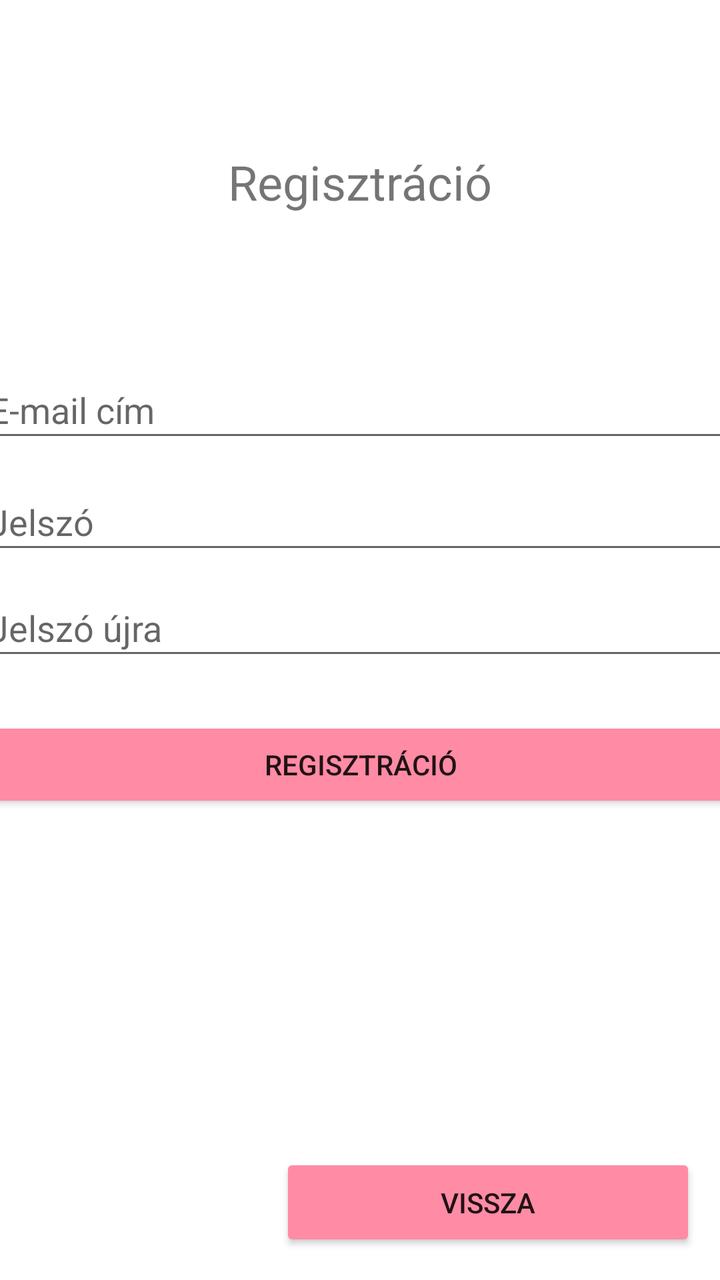
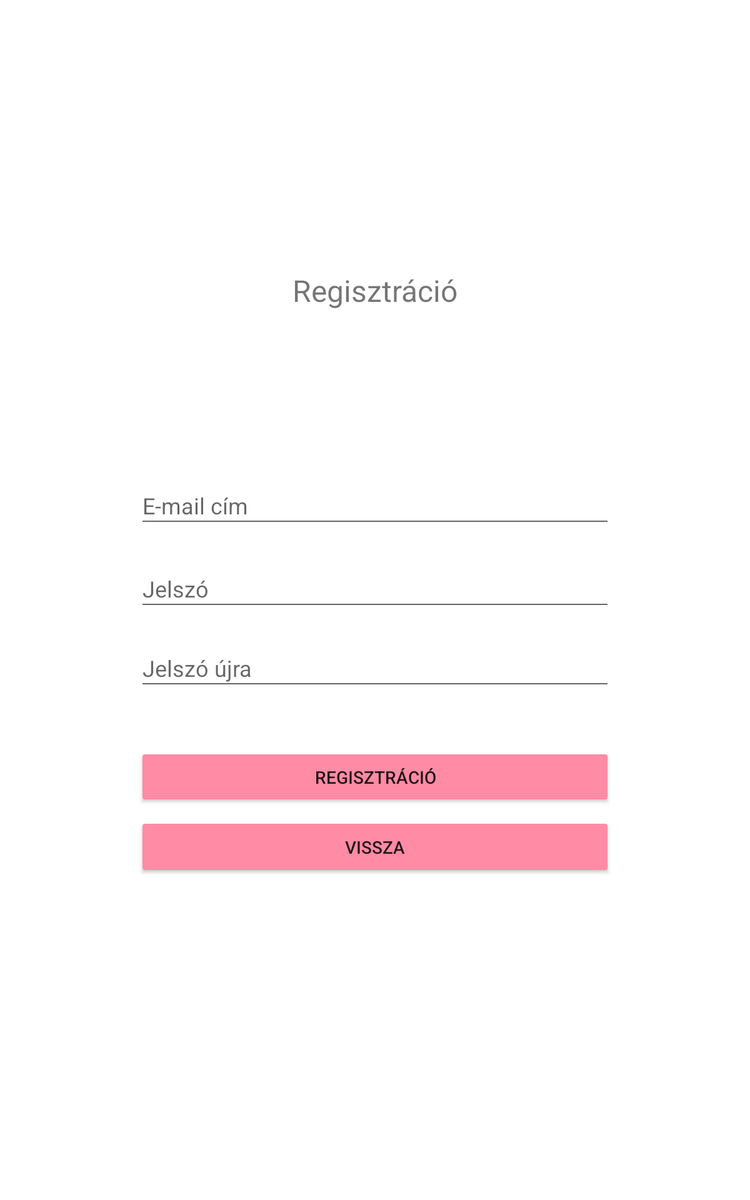

Two renders of one Android screen. The first uses the default layout on a phone; the second uses the alternative layout the repository ships for a different screen configuration, on a matching device. The two XML files are below.
<!-- AndroidManifest.xml: application theme Theme.WeddingApp -->
<!-- res/layout/activity_register.xml -->
<?xml version="1.0" encoding="utf-8"?>
<androidx.constraintlayout.widget.ConstraintLayout xmlns:android="http://schemas.android.com/apk/res/android"
    xmlns:app="http://schemas.android.com/apk/res-auto"
    xmlns:tools="http://schemas.android.com/tools"
    android:layout_width="match_parent"
    android:layout_height="match_parent"
    tools:context=".activity.RegisterActivity">

    <TextView
        android:id="@+id/textView"
        android:layout_width="wrap_content"
        android:layout_height="wrap_content"
        android:text="@string/register_text"
        android:textSize="24sp"
        app:layout_constraintBottom_toBottomOf="parent"
        app:layout_constraintEnd_toEndOf="parent"
        app:layout_constraintStart_toStartOf="parent"
        app:layout_constraintTop_toTopOf="parent"
        app:layout_constraintVertical_bias="0.123" />

    <EditText
        android:id="@+id/input_email"
        android:layout_width="@dimen/login_elements_width"
        android:layout_height="45dp"
        android:ems="10"
        android:hint="@string/email_text"
        android:inputType="textEmailAddress"
        app:layout_constraintBottom_toBottomOf="parent"
        app:layout_constraintEnd_toEndOf="parent"
        app:layout_constraintStart_toStartOf="parent"
        app:layout_constraintTop_toTopOf="parent"
        app:layout_constraintVertical_bias="0.304"
        android:importantForAutofill="no" />

    <EditText
        android:id="@+id/input_password"
        android:layout_width="@dimen/login_elements_width"
        android:layout_height="45dp"
        android:layout_marginBottom="150dp"
        android:ems="10"
        android:hint="@string/password_text"
        android:inputType="textPassword"
        app:layout_constraintBottom_toBottomOf="parent"
        app:layout_constraintEnd_toEndOf="parent"
        app:layout_constraintStart_toStartOf="parent"
        app:layout_constraintTop_toBottomOf="@+id/input_email"
        app:layout_constraintVertical_bias="@dimen/register_input_bias"
        android:importantForAutofill="no" />

    <EditText
        android:id="@+id/input_password_again"
        android:layout_width="@dimen/login_elements_width"
        android:layout_height="45dp"
        android:layout_marginBottom="150dp"
        android:ems="10"
        android:hint="@string/password_again_text"
        android:inputType="textPassword"
        app:layout_constraintBottom_toBottomOf="parent"
        app:layout_constraintEnd_toEndOf="parent"
        app:layout_constraintStart_toStartOf="parent"
        app:layout_constraintTop_toBottomOf="@+id/input_password"
        app:layout_constraintVertical_bias="@dimen/register_input_bias"
        android:importantForAutofill="no" />

    <Button
        android:id="@+id/button_register"
        android:layout_width="@dimen/login_elements_width"
        android:layout_height="wrap_content"
        android:backgroundTint="@color/primary"
        android:text="@string/register_text"
        android:onClick="register"
        app:layout_constraintBottom_toBottomOf="parent"
        app:layout_constraintEnd_toEndOf="parent"
        app:layout_constraintStart_toStartOf="parent"
        app:layout_constraintTop_toBottomOf="@+id/input_password_again"
        app:layout_constraintVertical_bias="0.091"
        tools:ignore="UsingOnClickInXml" />

    <Button
        android:id="@+id/button_back"
        android:layout_width="208dp"
        android:layout_height="49dp"
        android:backgroundTint="@color/primary"
        android:onClick="back"
        android:text="@string/back_text"
        app:layout_constraintBottom_toBottomOf="parent"
        app:layout_constraintEnd_toEndOf="parent"
        app:layout_constraintHorizontal_bias="0.921"
        app:layout_constraintStart_toStartOf="parent"
        app:layout_constraintTop_toTopOf="parent"
        app:layout_constraintVertical_bias="0.976"
        tools:ignore="UsingOnClickInXml" />

</androidx.constraintlayout.widget.ConstraintLayout>
<!-- resources referenced by this layout -->
<resources>
  <color name="primary">#ff8ba5</color>
  <dimen name="login_elements_width">380dp</dimen>
  <item name="register_input_bias" type="dimen" format="float">0.05</item>
  <string name="back_text">Vissza</string>
  <string name="email_text">E-mail cím</string>
  <string name="password_again_text">Jelszó újra</string>
  <string name="password_text">Jelszó</string>
  <string name="register_text">Regisztráció</string>
  <style name="Theme.WeddingApp" parent="Theme.MaterialComponents.DayNight.NoActionBar">
          <item name="android:statusBarColor">@color/background_white</item>
      </style>
  <color name="background_white">#f2f3f7</color>
</resources>
<!-- res/layout-sw600dp/activity_register.xml (the author's variant of the layout above) -->
<!-- drawn on a 7-inch tablet held upright -->
<?xml version="1.0" encoding="utf-8"?>
<androidx.constraintlayout.widget.ConstraintLayout xmlns:android="http://schemas.android.com/apk/res/android"
    xmlns:app="http://schemas.android.com/apk/res-auto"
    xmlns:tools="http://schemas.android.com/tools"
    android:layout_width="match_parent"
    android:layout_height="match_parent"
    tools:context=".activity.RegisterActivity">

    <TextView
        android:id="@+id/textView"
        android:layout_width="wrap_content"
        android:layout_height="wrap_content"
        android:text="@string/register_text"
        android:textSize="24sp"
        app:layout_constraintBottom_toBottomOf="parent"
        app:layout_constraintEnd_toEndOf="parent"
        app:layout_constraintStart_toStartOf="parent"
        app:layout_constraintTop_toTopOf="parent"
        app:layout_constraintVertical_bias="0.233" />

    <EditText
        android:id="@+id/input_email"
        android:layout_width="@dimen/login_elements_width"
        android:layout_height="45dp"
        android:ems="10"
        android:hint="@string/email_text"
        android:inputType="textEmailAddress"
        app:layout_constraintBottom_toBottomOf="parent"
        app:layout_constraintEnd_toEndOf="parent"
        app:layout_constraintStart_toStartOf="parent"
        app:layout_constraintTop_toTopOf="parent"
        app:layout_constraintVertical_bias="0.416"
        android:importantForAutofill="no" />

    <EditText
        android:id="@+id/input_password"
        android:layout_width="@dimen/login_elements_width"
        android:layout_height="45dp"
        android:layout_marginBottom="150dp"
        android:ems="10"
        android:hint="@string/password_text"
        android:inputType="textPassword"
        app:layout_constraintBottom_toBottomOf="parent"
        app:layout_constraintEnd_toEndOf="parent"
        app:layout_constraintStart_toStartOf="parent"
        app:layout_constraintTop_toBottomOf="@+id/input_email"
        app:layout_constraintVertical_bias="0.064"
        android:importantForAutofill="no" />

    <EditText
        android:id="@+id/input_password_again"
        android:layout_width="@dimen/login_elements_width"
        android:layout_height="45dp"
        android:layout_marginBottom="150dp"
        android:ems="10"
        android:hint="@string/password_again_text"
        android:inputType="textPassword"
        app:layout_constraintBottom_toBottomOf="parent"
        app:layout_constraintEnd_toEndOf="parent"
        app:layout_constraintStart_toStartOf="parent"
        app:layout_constraintTop_toBottomOf="@+id/input_password"
        app:layout_constraintVertical_bias="0.068"
        android:importantForAutofill="no" />

    <Button
        android:id="@+id/button_register"
        android:layout_width="@dimen/login_elements_width"
        android:layout_height="wrap_content"
        android:backgroundTint="@color/primary"
        android:onClick="register"
        android:text="@string/register_text"
        app:layout_constraintBottom_toBottomOf="parent"
        app:layout_constraintEnd_toEndOf="parent"
        app:layout_constraintStart_toStartOf="parent"
        app:layout_constraintTop_toBottomOf="@+id/input_password_again"
        app:layout_constraintVertical_bias="0.118"
        tools:ignore="UsingOnClickInXml" />

    <Button
        android:id="@+id/button_back"
        android:layout_width="@dimen/login_elements_width"
        android:layout_height="49dp"
        android:backgroundTint="@color/primary"
        android:onClick="back"
        android:text="@string/back_text"
        app:layout_constraintBottom_toBottomOf="parent"
        app:layout_constraintEnd_toEndOf="parent"
        app:layout_constraintStart_toStartOf="parent"
        app:layout_constraintTop_toBottomOf="@+id/button_register"
        app:layout_constraintVertical_bias="0.029"
        tools:ignore="UsingOnClickInXml" />

</androidx.constraintlayout.widget.ConstraintLayout>
<!-- resources referenced by the variant -->
<!-- as a 7-inch tablet held upright resolves them -->
<resources>
  <color name="primary">#ff8ba5</color>
  <dimen name="login_elements_width">380dp</dimen>
  <string name="back_text">Vissza</string>
  <string name="email_text">E-mail cím</string>
  <string name="password_again_text">Jelszó újra</string>
  <string name="password_text">Jelszó</string>
  <string name="register_text">Regisztráció</string>
  <style name="Theme.WeddingApp" parent="Theme.MaterialComponents.DayNight.NoActionBar">
          <item name="android:statusBarColor">@color/background_white</item>
      </style>
  <color name="background_white">#f2f3f7</color>
</resources>
